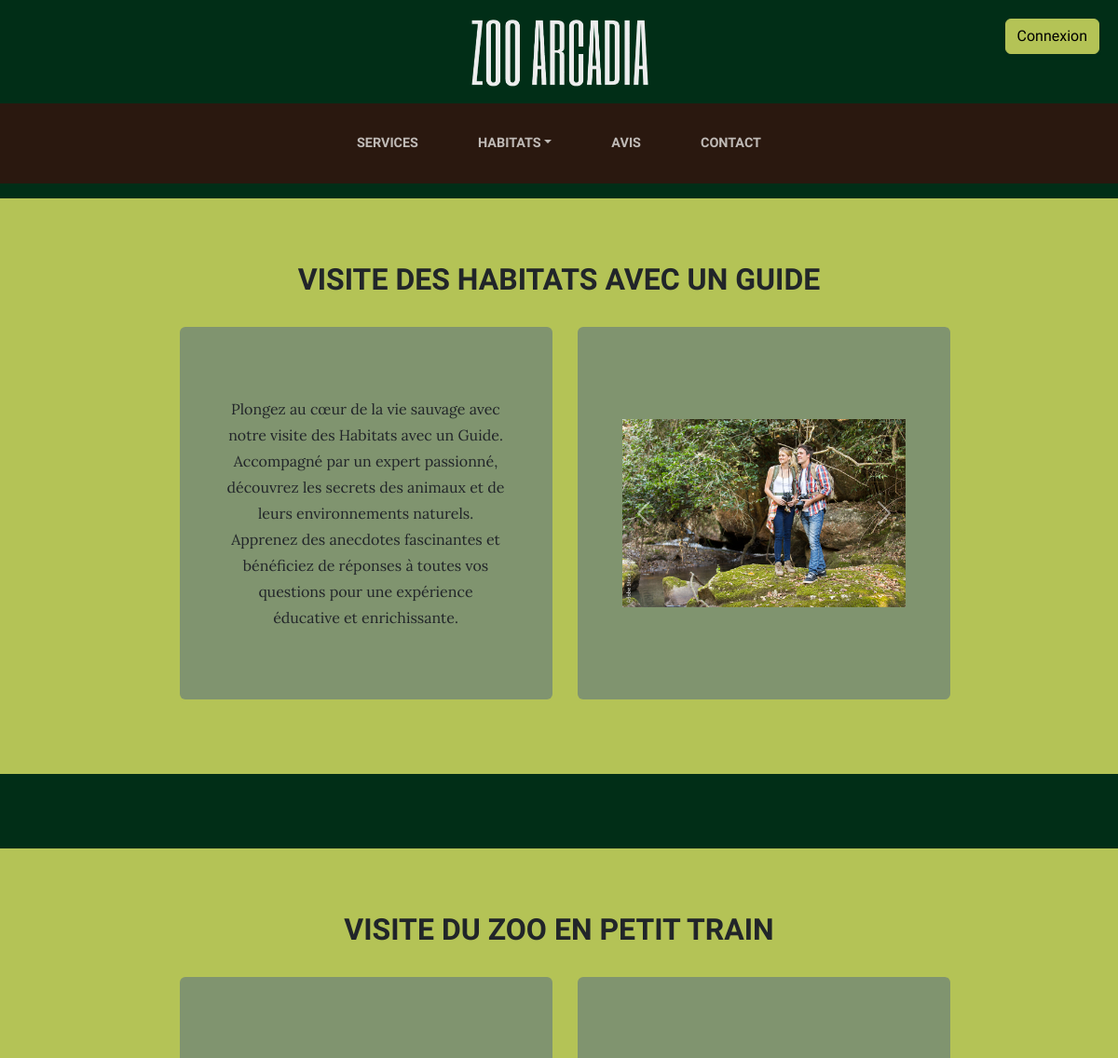
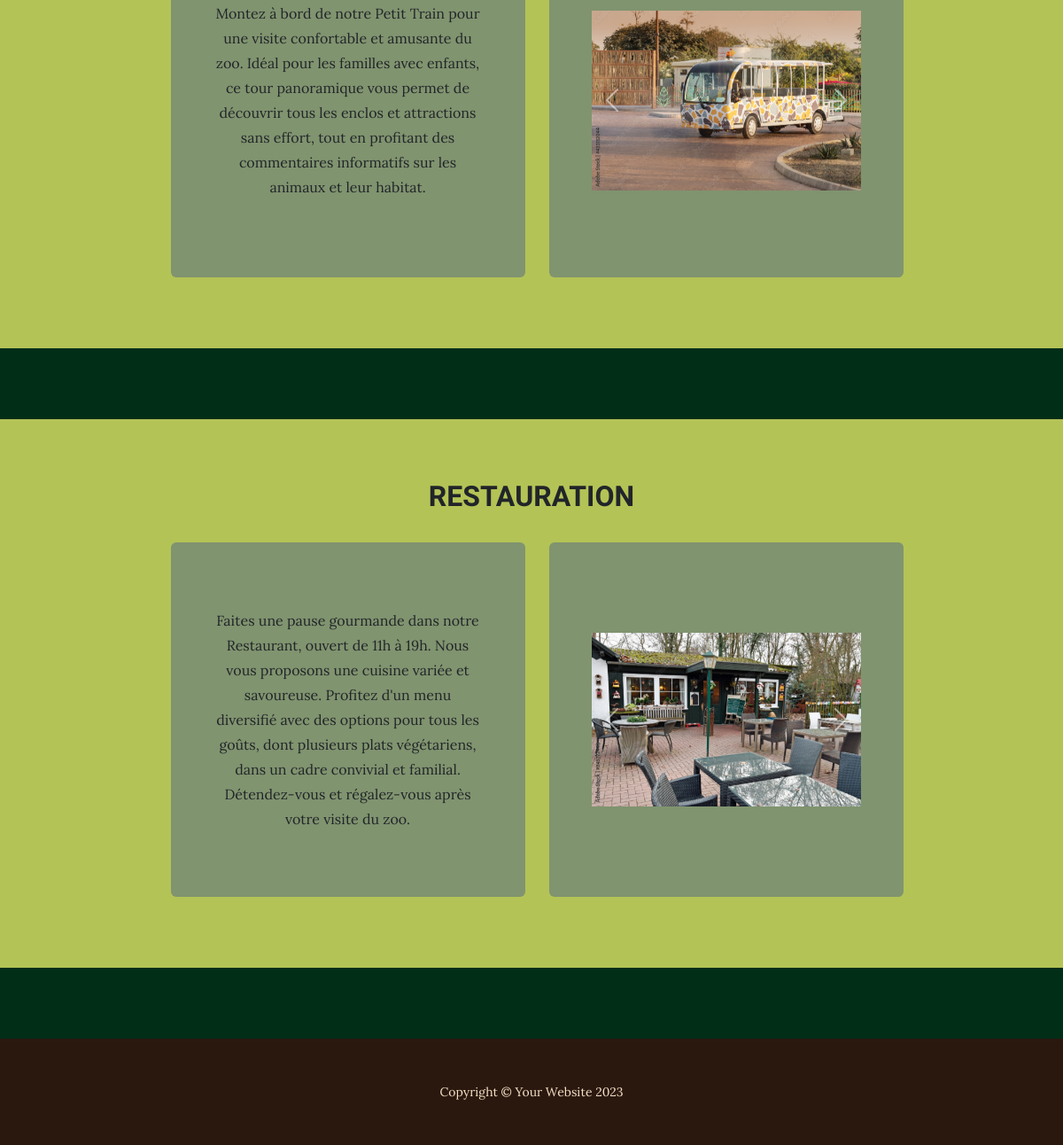
/services, run on the app's committed database (2 pictures, top to bottom).
### models.py (models this page shows, shortened)
class Service(db.Model):
    id = db.Column(db.Integer, primary_key=True, autoincrement=True)
    title = db.Column(db.String(100), nullable=False)
    description = db.Column(db.Text, nullable=False)
    images_url = db.Column(db.PickleType, nullable=True)

### app.py (the view)
@app.route('/services')
def services():
    services = Service.query.all()
    return render_template('services.html', services=services)

### templates/services.html (shortened to what this page needs)
<!DOCTYPE html>
<html lang="en">
    <head>
        <link href="../static/css/styles.css" rel="stylesheet" />
    </head>
    <body>
        <header class="text-center">
            <a href="{{ url_for('home') }}">
                <img class="img-logo center" src="/static/assets/img/logo.png" alt="logo Zoo Arcadia" />
            </a>
            <ul class="nav-btn d-none d-lg-flex">
                {% if 'user_id' in session %}
                    <li class="nav-item-btn">
                        <a href="{{ url_for('logout') }}" class="btn btn-primary btn-connexion">Déconnexion</a>
                    </li>
                {% else %}
                    <li class="nav-item-btn">
                        <a href="{{ url_for('login') }}" class="btn btn-primary btn-connexion">Connexion</a>
                    </li>
                {% endif %}
            </ul>
        </header>
        <nav class="navbar navbar-expand-lg navbar-dark py-lg-4" id="mainNav">
            <div class="container">
                <div class="collapse navbar-collapse" id="navbarSupportedContent">
                    <ul class="navbar-nav mx-auto">
                        <li class="nav-item px-lg-4"><a class="nav-link text-uppercase" href="{{ url_for('services') }}">Services</a></li>
                        <li class="nav-item px-lg-4 dropdown">
                            <a class="nav-link text-uppercase dropdown-toggle" href="{{ url_for('habitats') }}" id="navbarDropdown" role="button" data-bs-toggle="dropdown" aria-expanded="false">Habitats</a>
                        </li>
                        <li class="nav-item px-lg-4"><a class="nav-link text-uppercase" href="{{ url_for('home') }}#avis">Avis</a></li>
                        <li class="nav-item px-lg-4"><a class="nav-link text-uppercase" href="{{ url_for('contact') }}">Contact</a></li>
                    </ul>
                </div>
            </div>
        </nav>
        {% for service in services %}
        <section class="page-section cta">
            <div class="container">
                <div class="row">
                    <div class="col-xl-9 mx-auto">
                        <h2 class="section-heading mb-4">
                            <span class="section-heading-upper text-center">{{ service.title }}</span>
                        </h2>
                        <div class="row mb-4">
                            <div class="col-md-6">
                                <div class="cta-inner4 bg-faded text-center rounded">
                                    <p class="mb-0">{{ service.description }}</p>
                                </div>
                            </div>
                            <div class="col-md-6">
                                <div class="cta-inner4 bg-faded text-center rounded">
                                    {% if service.images_url %}
                                    <div id="carousel{{ service.id }}" class="carousel slide" data-bs-ride="carousel">
                                        <div class="carousel-inner">
                                            {% for image in service.images_url %}
                                            <div class="carousel-item {% if loop.index == 1 %}active{% endif %}">
                                                <img src="{{ url_for('static', filename='uploads/' ~ image) }}" class="d-block w-100" alt="{{ service.title }}">
                                            </div>
                                            {% endfor %}
                                        </div>
                                        <button class="carousel-control-prev" type="button" data-bs-target="#carousel{{ service.id }}" data-bs-slide="prev">
                                            <span class="carousel-control-prev-icon" aria-hidden="true"></span>
                                        </button>
                                        <button class="carousel-control-next" type="button" data-bs-target="#carousel{{ service.id }}" data-bs-slide="next">
                                            <span class="carousel-control-next-icon" aria-hidden="true"></span>
                                        </button>
                                    </div>
                                    {% else %}
                                    <img src="{{ url_for('static', filename='default.jpg') }}" class="d-block w-100" alt="Default Image">
                                    {% endif %}
                                </div>
                            </div>
                        </div>
                    </div>
                </div>
            </div>
        </section>
        {% endfor %}
        <footer class="footer text-faded text-center py-5">
            <div class="container"><p class="m-0 small">Copyright &copy; Your Website 2023</p></div>
        </footer>
    </body>
</html>

### data on the page
Service: title "VISITE DES HABITATS AVEC UN GUIDE", description "Plongez au cœur de la vie sauvage avec notre visite des Habitats avec un Guide. Accompagné par un expert passionné, découvrez les secrets des animaux et de leurs environnements naturels. Apprenez des anecdotes fascinantes et bénéficiez de réponses à toutes vos questions pour une expérience éducative et enrichissante."
Service: title "VISITE DU ZOO EN PETIT TRAIN", description "Montez à bord de notre Petit Train pour une visite confortable et amusante du zoo. Idéal pour les familles avec enfants, ce tour panoramique vous permet de découvrir tous les enclos et attractions sans effort, tout en profitant des commentaires informatifs sur les animaux et leur habitat."
Service: title "RESTAURATION", description "Faites une pause gourmande dans notre Restaurant, ouvert de 11h à 19h. Nous vous proposons une cuisine variée et savoureuse. Profitez d'un menu diversifié avec des options pour tous les goûts, dont plusieurs plats végétariens, dans un cadre convivial et familial. Détendez-vous et régalez-vous après votre visite du zoo."
